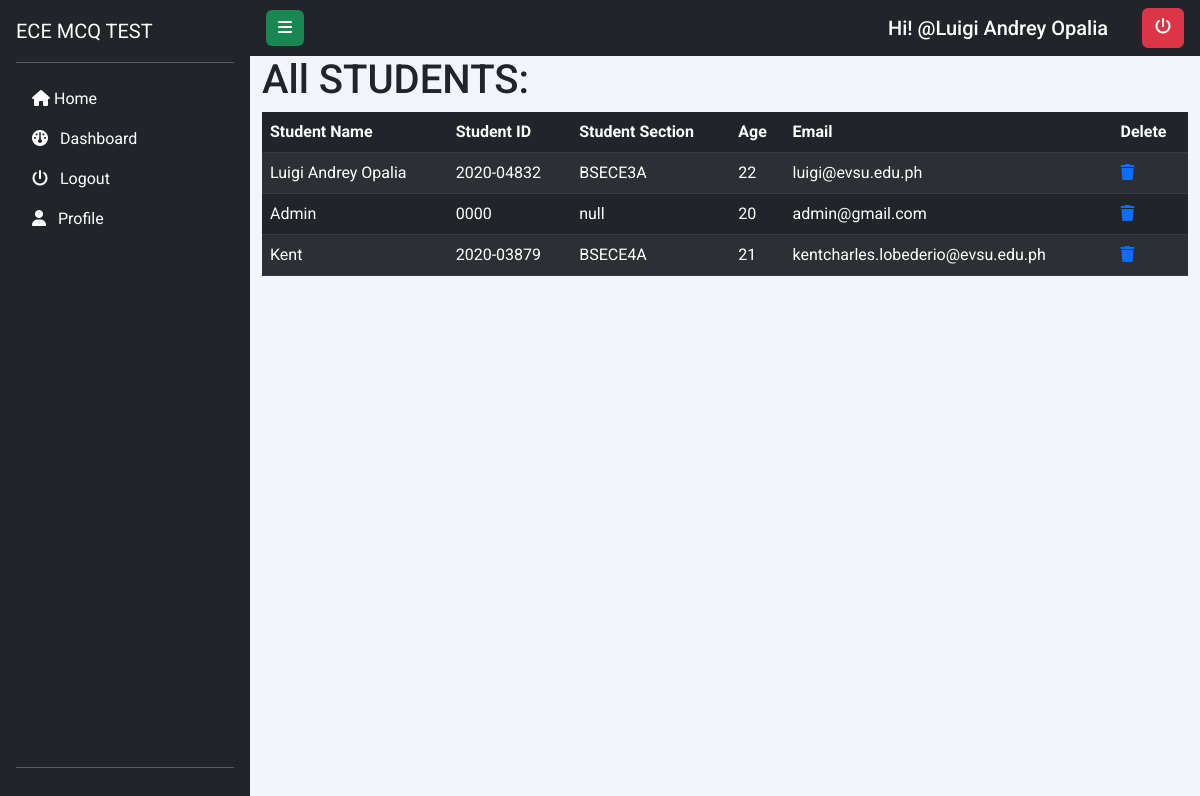
The app's page /all-users (signed in) with its own data.
### app.py (models this page shows)
class User(db.Model, UserMixin):
    id = db.Column(db.Integer, primary_key="True")
    evsu_mail = db.Column(db.String(100), unique=True)
    student_id =db.Column(db.String(100))
    full_name = db.Column(db.String(100))
    age = db.Column(db.String(100))
    year_section = db.Column(db.String(100))
    password = db.Column(db.String(100))

### app.py (the view)
@app.route('/all-users')
@login_required
def all_users():
    users = User.query.all()
    return render_template("users.html", users=users, user=current_user)

### app.py (called while the page is built)
@login_manager.user_loader
def load_user(id):
    return User.query.get(int(id))

### templates/users.html
{% extends "layout.html" %}
{% block content %}
    <div class="container col-12">
        <h1>All STUDENTS:</h1>
        <table class="table table-striped table-dark">
            <thead>
                <tr>
                    <th>Student Name</th>
                    <th>Student ID</th>
                    <th>Student Section</th>
                    <th>Age</th>
                    <th>Email</th>
                    <th>Delete</th>
                </tr>
            </thead>
            <tbody>
                {% for user in users %}
                    <tr>
                        <td>{{ user.full_name }}</td>
                        <td>{{ user.student_id }}</td>
                        <td>{{ user.year_section }}</td>
                        <td>{{ user.age }}</td>
                        <td>{{ user.evsu_mail }}</td>
                        <td><a href="/delete-user/{{ user.id }}"><i class="fas fa-trash"></i></a></td>
                    </tr>
                {% endfor %}
            </tbody>
        </table>
    </div>
{% endblock %}

### templates/layout.html (shortened to what this page needs)
<!DOCTYPE html>
<html lang="en">
<head>
    <link href="https://cdn.jsdelivr.net/npm/bootstrap@5.3.0/dist/css/bootstrap.min.css" rel="stylesheet">
  <link rel="stylesheet" href="https://cdnjs.cloudflare.com/ajax/libs/font-awesome/6.4.0/css/all.min.css"/>
  <link rel="stylesheet" href="../static/style.css" />
</head>
<body>
  <div class="d-flex flex-column flex-shrink-0 p-3 text-bg-dark side-navbar active-nav"  id="sidebar" >
    <a href="/" class="d-flex  text-center  mb-md-0 me-md-auto text-white text-decoration-none">
      <span class="fs-5 "> ECE MCQ TEST</span>
    </a>
    <hr>
    <ul class="nav nav-pills flex-column mb-auto">
      {% if current_user.is_authenticated %}
      <li class="nav-item">
        <a href="/" class="nav-link text-white" aria-current="page">
          <i class="fa-solid fa-house"></i>
            <span class="slink">Home</span>
        </a>
      </li>
      <li>
        <a href="/dashboard" class="nav-link text-white">
          <i class="fa-solid fa-gauge me-2"></i>
            <span class="slink">Dashboard</span>
        </a>
      </li>
      <li>
        <a href="/logout" class="nav-link text-white">
          <i class="fa-solid fa-power-off me-2"></i>
            <span class="slink">Logout</span>
        </a>
      </li>
      {% endif %}
      {% if current_user.full_name == "Admin" %}
      <li>
        <a href="/all-users" class="nav-link text-white">
          <i class="fa-solid fa-table-list me-2"></i>
            <span class="slink">All Users</span>
        </a>
      </li>
      {% elif current_user.is_authenticated %}
      <li>
        <a href="/profile/{{ current_user.id }}" class="nav-link text-white">
          <i class="fa-solid fa-user me-2"></i>
            <span class="slink">Profile</span>
        </a>
      </li>
      {% endif %}
    </ul>
    <hr>
  </div>
  <div class="my-container active-cont">
    <nav class="navbar top-navbar navbar-light text-bg-dark px-3">
      <a class="btn border-0 bg-success" id="menu-btn"><i class="fa-solid fa-bars"></i></a>
        <div class="nav-login d-flex">
            {% if current_user.is_authenticated %}
            <h5 class="mt-2 me-4 username">Hi! @{{ current_user.full_name}}  </h5>
            <a href="/logout" class="btn btn-danger"><i class="fa-solid fa-power-off"></i></a>
            {% else %}
            <h5 class="mt-2 me-4 username">You are only signed in as a guest. </h5>
            {% endif %}
        </div>
    </nav>
  {% block content %}
  {% endblock %}
  </div>
</body>
</html>

### static/style.css (style rules this page uses)
* { margin: 0; padding: 0; box-sizing: border-box; }
body { min-height: 100vh; font-family: 'Roboto', sans-serif; font-weight: 400; background-color:#f2f6fc; }
.side-navbar { width: 250px; height: 100%; position: fixed; margin-left: -300px; background-color: #100901; transition: 0.5s; }
.my-container { transition: 0.4s; }
.active-nav { margin-left: 0; }
.active-cont { margin-left: 250px; }
#menu-btn { background-color: #100901; color: #fff; }
.nav-link { position: relative; }
.nav-link::after { position: absolute; content: ""; width: 0%; height: 4px; background-color:#d30707; left: 50%; bottom: -5px; transition: all 0.3s ease-in-out; }

### records on screen
User: full_name "Luigi Andrey Opalia", student_id "2020-04832", year_section "BSECE3A", age "22", evsu_mail "luigi@evsu.edu.ph"
User: full_name "Admin", student_id "0000", year_section "null", age "20", evsu_mail "admin@gmail.com"
User: full_name "Kent", student_id "2020-03879", year_section "BSECE4A", age "21", evsu_mail "kentcharles.lobederio@evsu.edu.ph"
